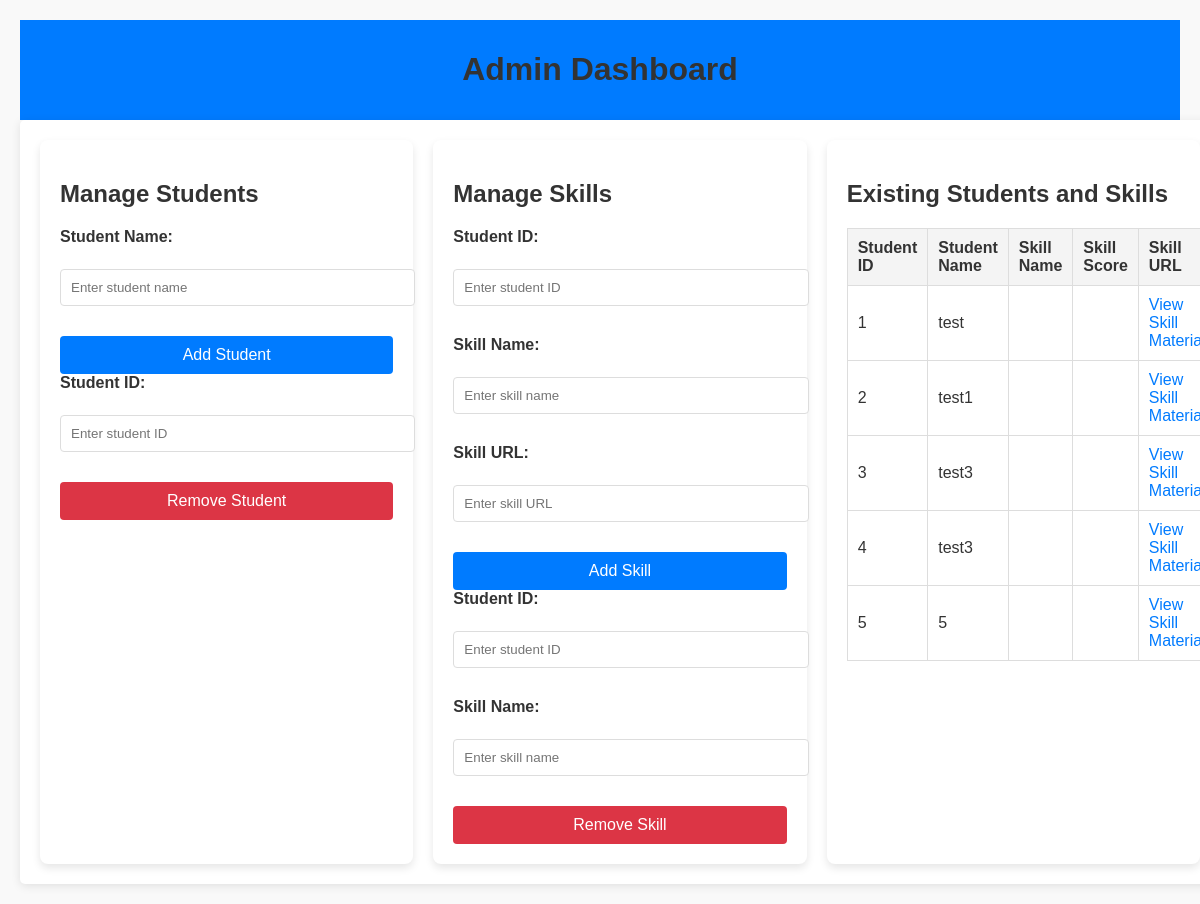
Before: /admin_dashboard with the older database file.
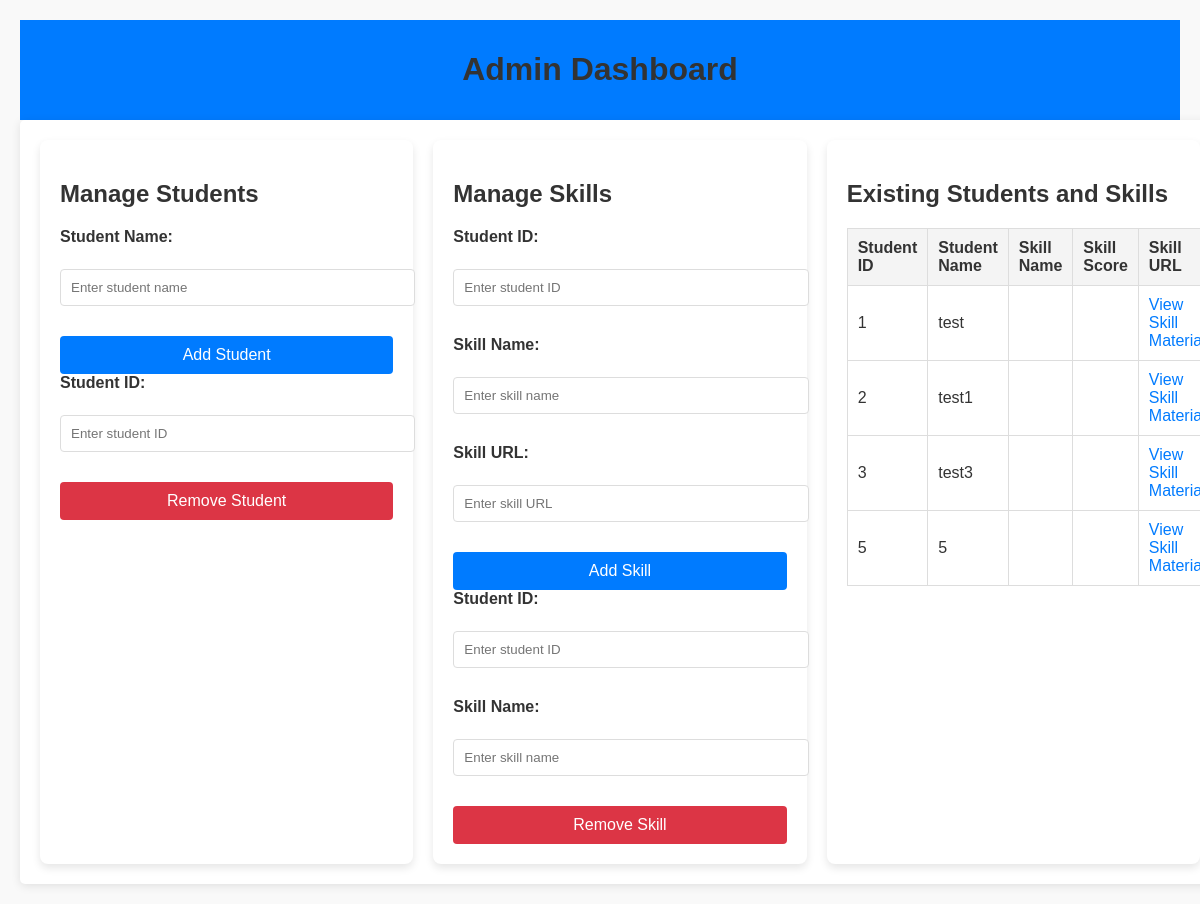
After: the same page with the newer database file.
### tables this page shows
CREATE TABLE students (
            id INTEGER PRIMARY KEY AUTOINCREMENT,
            name TEXT NOT NULL
        );

### app.py (the view)
@app.route('/admin_dashboard')
def admin_dashboard():
    with get_db_connection() as conn:
        students = conn.execute('SELECT * FROM students').fetchall()
    return render_template('admin_dashboard.html', students=students)

### app.py (called while the page is built)
def get_db_connection():
    conn = sqlite3.connect('data.db')
    conn.row_factory = sqlite3.Row
    return conn

### templates/admin_dashboard.html (shortened to what this page needs)
<!DOCTYPE html>
<html lang="en">
<head>
    <link rel="stylesheet" href="https://cdnjs.cloudflare.com/ajax/libs/font-awesome/6.0.0-beta3/css/all.min.css">
    <link rel="stylesheet" href="{{ url_for('static', filename='css/styles.css') }}">
</head>
<body>
    <header>
        <h1>Admin Dashboard</h1>
    </header>
    <main class="container">
        <div class="form-section">
            <h2>
                <span class="tooltip">Manage Students
                </span>
            </h2>
            <form action="/add_student" method="POST">
                <label for="student_name">Student Name:</label>
                <input type="text" id="student_name" name="student_name" required placeholder="Enter student name">
                <button type="submit">Add Student</button>
            </form>
            <form action="/remove_student" method="POST">
                <label for="student_id_remove">Student ID:</label>
                <input type="text" id="student_id_remove" name="student_id" required placeholder="Enter student ID">
                <button type="submit" style="background-color: #dc3545;">Remove Student</button>
            </form>
        </div>
        <div class="form-section">
            <h2>
                <span class="tooltip">Manage Skills
                </span>
            </h2>
            <form action="/add_skill" method="POST">
                <label for="student_id_add">Student ID:</label>
                <input type="text" id="student_id_add" name="student_id" required placeholder="Enter student ID">
                <label for="skill_name">Skill Name:</label>
                <input type="text" id="skill_name" name="skill_name" required placeholder="Enter skill name">
                <label for="skill_url">Skill URL:</label>
                <input type="url" id="skill_url" name="skill_url" required placeholder="Enter skill URL">
                <button type="submit">Add Skill</button>
            </form>
            <form action="/remove_skill" method="POST">
                <label for="student_id_remove_skill">Student ID:</label>
                <input type="text" id="student_id_remove_skill" name="student_id" required placeholder="Enter student ID">
                <label for="skill_name_remove">Skill Name:</label>
                <input type="text" id="skill_name_remove" name="skill_name" required placeholder="Enter skill name">
                <button type="submit" style="background-color: #dc3545;">Remove Skill</button>
            </form>
        </div>
        <div class="table-section">
            <h2>
                <span class="tooltip">Existing Students and Skills
                </span>
            </h2>
            <table>
                <thead>
                    <tr>
                        <th>Student ID</th>
                        <th>Student Name</th>
                        <th>Skill Name</th>
                        <th>Skill Score</th>
                        <th>Skill URL</th>
                    </tr>
                </thead>
                <tbody>
                    {% for student in students %}
                    <tr>
                        <td>{{ student[0] }}</td>
                        <td>{{ student[1] }}</td>
                        <td>{{ student[2] }}</td>
                        <td>{{ student[3] }}</td>
                        <td><a href="{{ student[4] }}" target="_blank">View Skill Material</a></td>
                    </tr>
                    {% endfor %}
                </tbody>
            </table>
        </div>
    </main>
</body>
</html>

### static/css/styles.css (style rules this page uses)
body { margin: 0; padding: 0; font-family: Arial, sans-serif; background-color: #f4f4f4; color: #333; box-sizing: border-box; }
.container { width: 100%; max-width: 1200px; margin: 0 auto; padding: 20px; }
header { background-color: #007bff; color: white; padding: 10px 0; text-align: center; }
main { background: white; border-radius: 5px; box-shadow: 0 2px 10px rgba(0, 0, 0, 0.1); padding: 20px; }
form { display: flex; flex-direction: column; gap: 15px; }
input[type="text"], input[type="password"], input[type="url"] { padding: 10px; border: 1px solid #ccc; border-radius: 5px; width: 100%; }
button { padding: 10px; border: none; border-radius: 5px; background-color: #007bff; color: white; cursor: pointer; transition: background-color 0.3s; }

### templates/admin_dashboard.html (style rules this page uses)
body { font-family: Arial, sans-serif; margin: 20px; background-color: #f9f9f9; }
h1, h2 { color: #333; }
.container { display: grid; grid-template-columns: repeat(auto-fill, minmax(300px, 1fr)); gap: 20px; }
.form-section, .table-section { background-color: white; padding: 20px; border-radius: 8px; box-shadow: 0 4px 8px rgba(0, 0, 0, 0.1); position: relative; }
label { display: block; margin-bottom: 8px; font-weight: bold; }
input[type="text"], input[type="url"] { width: 100%; padding: 10px; margin-bottom: 15px; border: 1px solid #ddd; border-radius: 4px; }
button { width: 100%; padding: 10px; background-color: #007bff; color: white; border: none; border-radius: 4px; cursor: pointer; font-size: 16px; }
table { width: 100%; border-collapse: collapse; margin-top: 20px; }
th, td { padding: 10px; border: 1px solid #ddd; text-align: left; }
th { background-color: #f4f4f4; }
a { color: #007bff; text-decoration: none; }
.tooltip { position: relative; display: inline-block; cursor: pointer; }

Changed rows visible on the page:
removed students: id "4", name "test3"
